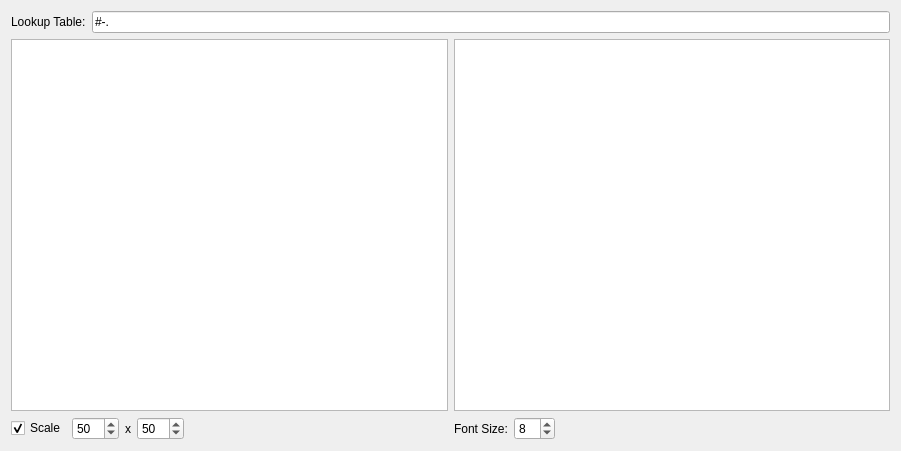
<?xml version="1.0" encoding="UTF-8"?>
<ui version="4.0">
 <class>MainWindow</class>
 <widget class="QMainWindow" name="MainWindow">
  <property name="geometry">
   <rect>
    <x>0</x>
    <y>0</y>
    <width>901</width>
    <height>451</height>
   </rect>
  </property>
  <property name="windowTitle">
   <string>MainWindow</string>
  </property>
  <widget class="QWidget" name="centralWidget">
   <layout class="QVBoxLayout" name="verticalLayout">
    <item>
     <layout class="QHBoxLayout" name="horizontalLayout_2">
      <item>
       <widget class="QLabel" name="label">
        <property name="text">
         <string>Lookup Table:</string>
        </property>
       </widget>
      </item>
      <item>
       <widget class="QLineEdit" name="lineEdit_lookupTable">
        <property name="text">
         <string>#-.</string>
        </property>
        <property name="maxLength">
         <number>255</number>
        </property>
       </widget>
      </item>
     </layout>
    </item>
    <item>
     <layout class="QGridLayout" name="gridLayout">
      <item row="0" column="1">
       <widget class="QTextBrowser" name="textBrowser_outputText">
        <property name="lineWrapMode">
         <enum>QTextEdit::NoWrap</enum>
        </property>
        <property name="html">
         <string>&lt;!DOCTYPE HTML PUBLIC &quot;-//W3C//DTD HTML 4.0//EN&quot; &quot;http://www.w3.org/TR/REC-html40/strict.dtd&quot;&gt;
&lt;html&gt;&lt;head&gt;&lt;meta name=&quot;qrichtext&quot; content=&quot;1&quot; /&gt;&lt;style type=&quot;text/css&quot;&gt;
p, li { white-space: pre-wrap; }
&lt;/style&gt;&lt;/head&gt;&lt;body style=&quot; font-family:'Cantarell'; font-size:12pt; font-weight:400; font-style:normal;&quot;&gt;
&lt;p style=&quot;-qt-paragraph-type:empty; margin-top:0px; margin-bottom:0px; margin-left:0px; margin-right:0px; -qt-block-indent:0; text-indent:0px; font-family:'Monospace'; font-size:10pt;&quot;&gt;&lt;br /&gt;&lt;/p&gt;&lt;/body&gt;&lt;/html&gt;</string>
        </property>
        <property name="acceptRichText">
         <bool>false</bool>
        </property>
        <property name="placeholderText">
         <string/>
        </property>
       </widget>
      </item>
      <item row="0" column="0">
       <widget class="GraphicsView" name="graphicsView_inputImage"/>
      </item>
      <item row="1" column="0">
       <layout class="QHBoxLayout" name="horizontalLayout">
        <item>
         <widget class="QCheckBox" name="checkBox_scale">
          <property name="text">
           <string>Scale</string>
          </property>
          <property name="checked">
           <bool>true</bool>
          </property>
         </widget>
        </item>
        <item>
         <widget class="QSpinBox" name="spinBox_width">
          <property name="minimum">
           <number>1</number>
          </property>
          <property name="maximum">
           <number>500</number>
          </property>
          <property name="singleStep">
           <number>10</number>
          </property>
          <property name="value">
           <number>50</number>
          </property>
          <property name="displayIntegerBase">
           <number>10</number>
          </property>
         </widget>
        </item>
        <item>
         <widget class="QLabel" name="label_3">
          <property name="sizePolicy">
           <sizepolicy hsizetype="Maximum" vsizetype="Preferred">
            <horstretch>0</horstretch>
            <verstretch>0</verstretch>
           </sizepolicy>
          </property>
          <property name="text">
           <string>x</string>
          </property>
         </widget>
        </item>
        <item>
         <widget class="QSpinBox" name="spinBox_height">
          <property name="minimum">
           <number>1</number>
          </property>
          <property name="maximum">
           <number>500</number>
          </property>
          <property name="singleStep">
           <number>10</number>
          </property>
          <property name="value">
           <number>50</number>
          </property>
         </widget>
        </item>
        <item>
         <spacer name="horizontalSpacer">
          <property name="orientation">
           <enum>Qt::Horizontal</enum>
          </property>
          <property name="sizeHint" stdset="0">
           <size>
            <width>40</width>
            <height>20</height>
           </size>
          </property>
         </spacer>
        </item>
       </layout>
      </item>
      <item row="1" column="1">
       <layout class="QHBoxLayout" name="horizontalLayout_3">
        <item>
         <widget class="QLabel" name="label_2">
          <property name="text">
           <string>Font Size:</string>
          </property>
         </widget>
        </item>
        <item>
         <widget class="QSpinBox" name="spinBox_fontSize">
          <property name="value">
           <number>8</number>
          </property>
         </widget>
        </item>
        <item>
         <spacer name="horizontalSpacer_2">
          <property name="orientation">
           <enum>Qt::Horizontal</enum>
          </property>
          <property name="sizeHint" stdset="0">
           <size>
            <width>40</width>
            <height>20</height>
           </size>
          </property>
         </spacer>
        </item>
       </layout>
      </item>
     </layout>
    </item>
   </layout>
  </widget>
 </widget>
 <layoutdefault spacing="6" margin="11"/>
 <customwidgets>
  <customwidget>
   <class>GraphicsView</class>
   <extends>QGraphicsView</extends>
   <header>graphicsview.h</header>
  </customwidget>
 </customwidgets>
 <resources/>
 <connections>
  <connection>
   <sender>checkBox_scale</sender>
   <signal>clicked(bool)</signal>
   <receiver>spinBox_width</receiver>
   <slot>setEnabled(bool)</slot>
   <hints>
    <hint type="sourcelabel">
     <x>64</x>
     <y>422</y>
    </hint>
    <hint type="destinationlabel">
     <x>196</x>
     <y>433</y>
    </hint>
   </hints>
  </connection>
  <connection>
   <sender>checkBox_scale</sender>
   <signal>clicked(bool)</signal>
   <receiver>label_3</receiver>
   <slot>setEnabled(bool)</slot>
   <hints>
    <hint type="sourcelabel">
     <x>97</x>
     <y>429</y>
    </hint>
    <hint type="destinationlabel">
     <x>299</x>
     <y>430</y>
    </hint>
   </hints>
  </connection>
  <connection>
   <sender>checkBox_scale</sender>
   <signal>clicked(bool)</signal>
   <receiver>spinBox_height</receiver>
   <slot>setEnabled(bool)</slot>
   <hints>
    <hint type="sourcelabel">
     <x>67</x>
     <y>424</y>
    </hint>
    <hint type="destinationlabel">
     <x>337</x>
     <y>429</y>
    </hint>
   </hints>
  </connection>
 </connections>
</ui>
